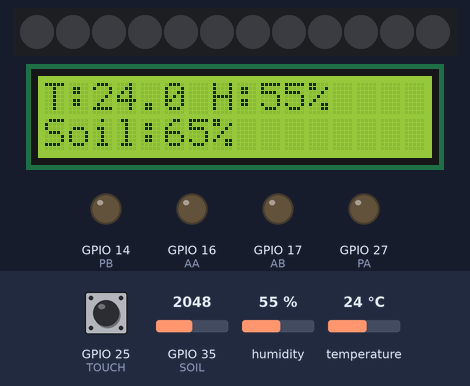
A sketch run on a simulated ESP32. On the bench: 12 RGB LEDs in strip order, left to right, 16×2 character LCD, output pins drawn as LEDs (lit = HIGH). The inputs (shaded band) are chosen by the test bench; at power-on: temperature 24 °C, GPIO 25 (TOUCH) LOW, GPIO 35 (SOIL) = 2048, humidity 55 %. Dim RGB values are drawn brighter than linear; WiFi joins after 1.5 s; servers stay silent unless stated; uploads are accepted with an empty reply; what the sketch prints to the serial monitor is not drawn.

Above: at 2.7 s.
2.8 s: temperature set to 12 °C
At 6.5 s:
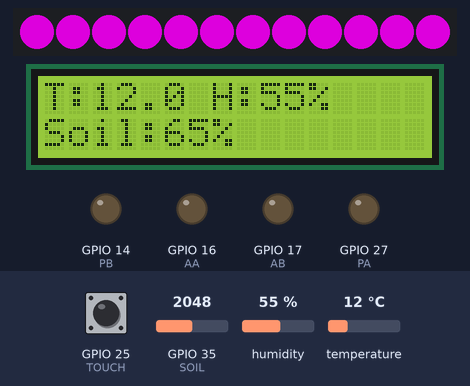
7.7 s: GPIO 25 (TOUCH) pulled HIGH for 1 s
At 8.5 s:
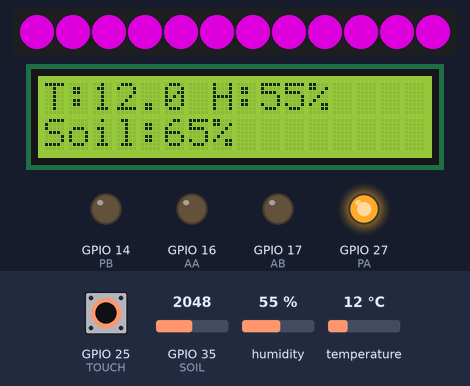
18.0 s: GPIO 35 (SOIL) set to 3086
At 19.3 s:
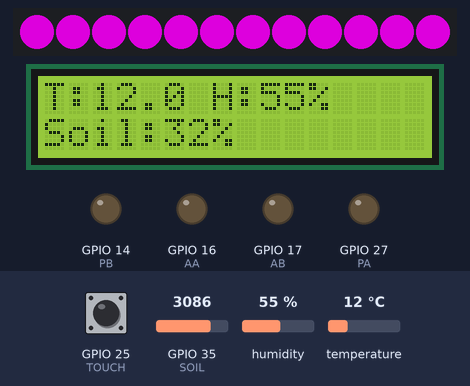
19.7 s: GPIO 35 (SOIL) set to 3178
At 21.4 s:
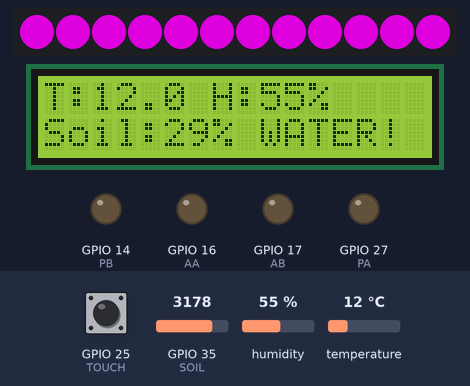
21.7 s: temperature set to 25 °C
At 22.5 s:
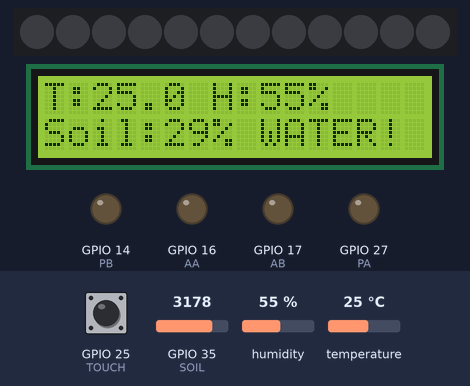
23.7 s: temperature set to 28 °C
At 26.9 s:
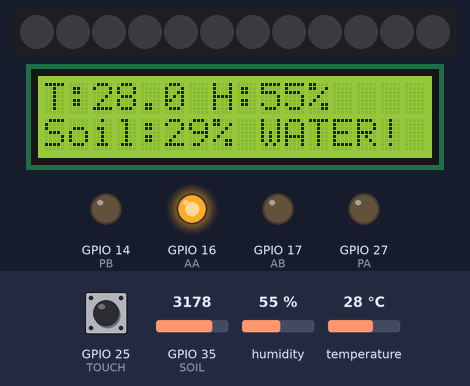
Timing chart, 0 to 28.4 s (numbered marks = the images above; inputs shaded):
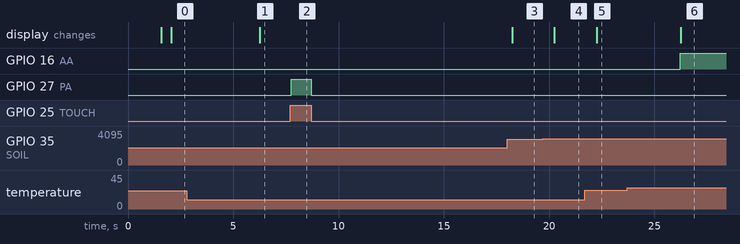

The sketch:

06_cloud_smartfarm.ino
```cpp
/*
  4단계 — 클라우드 스마트팜 (완성판)
  일은 세 가지 리듬으로 나눠서 해요 (delay 대신 millis 시계 사용):
    2초마다  → 센서 측정 + LCD + 자동 제어
    3초마다  → 앱 명령 확인 (버튼 반응이 빨라져요!)
    30초마다 → 구글 시트에 기록 (기록은 천천히 쌓여도 충분)

  ※ 앱 버튼 → 실제 동작까지 3~6초 정도 걸리는 게 정상이에요.
    (앱→시트는 즉시, 보드가 시트를 3초마다 확인 + 통신 왕복 시간)

  ── 배선 (05_auto_smartfarm과 동일 — README 배선 표 참고) ──
  토양수분 → A2 자리(GPIO35) / DHT11 → D2 자리(GPIO26)
  팬 → D4·D5 자리(17·16, 모터드라이버 MOTOR A) / 네오픽셀 → D9 자리(GPIO13)
  🆕 워터펌프 → D6·D7 자리(27·14, 모터드라이버 MOTOR B) / 터치센서 → D3 자리(GPIO25, VCC 3.3V!)
  LCD → SDA·SCL을 보드 핀(21·22)에 직접! (쉴드 A4·A5 줄은 안 돼요)

  ── 명령 (시트 설정!A1 ← 앱이 씀) ──
  AUTO / FAN_ON / FAN_OFF / LED_ON / LED_OFF

  ★ 바꿀 곳 3줄: WIFI_SSID · WIFI_PASS · URL
*/

// 통신 및 센서 제어를 위해 필요한 라이브러리들을 불러온다
#include <WiFi.h>               // 와이파이 연결용
#include <HTTPClient.h>         // 웹(구글 시트) 통신용
#include <DHT.h>                // 온습도 센서 제어용
#include <Adafruit_NeoPixel.h>  // 네오픽셀 LED 제어용
#include <LiquidCrystal_I2C.h>  // I2C 방식 LCD 제어용

// 보드에 연결된 핀 번호들
#define SOIL   35   // 토양수분 센서 (확장쉴드 A2 줄)
#define DHTPIN 26   // 온습도 센서 (확장쉴드 D2 줄)
#define AA 16       // 모터드라이버 팬A 방향1 (D5 줄)
#define AB 17       // 모터드라이버 팬A 방향2 (D4 줄)
#define PA 27       // 모터드라이버 워터펌프 방향1 (D6 줄 — 팬B 자리)
#define PB 14       // 모터드라이버 워터펌프 방향2 (D7 줄)
#define TOUCH 25    // 터치센서 SIG (D3 줄 — 누르는 동안 HIGH)
#define LEDPIN 13   // 네오픽셀 (D9 줄)
#define NUMLED 12   // 네오픽셀 LED 알갱이 개수

// 자동 제어 기준값
#define SOIL_DRY_RAW 4095  // ★ 01_soil로 잰 '공기 중(마름)' 아날로그 값 (이 키트 센서는 마를수록 커요!)
#define SOIL_WET_RAW 950   // ★ 01_soil로 잰 '물속(젖음)' 아날로그 값
#define TEMP_HIGH 26    // 이보다 더우면 팬
#define TEMP_LOW  21    // 이보다 추우면 보온등
#define HUMI_HIGH 80    // 이보다 습하면 환기(팬)
#define SOIL_WET  70    // 이보다 젖었으면 따뜻한 빛으로 말리기

// 와이파이·구글 시트 연결 정보 — ★ 내 것으로 바꾸세요!
const char* WIFI_SSID = "WiFi이름";   // ★ 와이파이 이름 (2.4GHz만 가능!)
const char* WIFI_PASS = "비밀번호";   // ★ 와이파이 비밀번호
const char* URL = "https://script.google.com/macros/s/XXXX/exec";  // ★ Apps Script 배포 주소 (/exec로 끝나는지 확인!)

// 센서·모듈 객체 생성
DHT dht(DHTPIN, DHT11);                                       // 온습도 센서 (핀, 종류)
Adafruit_NeoPixel led(NUMLED, LEDPIN, NEO_GRB + NEO_KHZ800);  // 네오픽셀
LiquidCrystal_I2C lcd(0x27, 16, 2);                           // LCD (주소 0x27, 16칸×2줄 — 안 나오면 0x3F)

// 팬을 켜고(true) 끄는(false) 함수
void fan(bool on) {
  // "on ? HIGH : LOW" = 조건 연산자: on이 참이면 HIGH, 거짓이면 LOW
  digitalWrite(AA, on ? HIGH : LOW); digitalWrite(AB, LOW);   // 팬A (MOTOR A)
}

// 워터펌프를 켜고(true) 끄는(false) 함수 — 팬과 원리가 똑같아요! (채널만 B)
void pump(bool on) {
  digitalWrite(PA, on ? HIGH : LOW); digitalWrite(PB, LOW);   // 펌프 (MOTOR B)
}

// 네오픽셀을 생장등(보라색)으로 켜고(true) 끄는(false) 함수
void warmLight(bool on) {
  for (int i = 0; i < NUMLED; i++)                          // LED 12개를 하나씩
    led.setPixelColor(i, on ? led.Color(255, 0, 255) : 0);  // 켜면 보라색(생장등 색!), 끄면 0
  led.show();                                               // 실제 LED에 반영
}

// 주소(url)로 GET 요청을 보내고, 서버의 응답 문자열을 받아오는 함수
String httpGET(String url) {
  HTTPClient http;
  http.begin(url);                                          // 통신 준비
  http.setFollowRedirects(HTTPC_FORCE_FOLLOW_REDIRECTS);    // 구글의 주소 자동이동(리다이렉트)을 따라가기 — 필수!
  http.GET();                                               // 요청 발사!
  String body = http.getString();                           // 서버가 보낸 응답 본문 읽기
  http.end();                                               // 통신 마무리
  body.trim();                                              // 응답 앞뒤의 공백·줄바꿈 제거
  return body;                                              // 결과 돌려주기
}

// 처음 한 번만 실행되는 초기화 구간
void setup() {
  Serial.begin(115200);                      // 시리얼 통신 시작
  pinMode(AA, OUTPUT); pinMode(AB, OUTPUT);  // 모터드라이버 핀 4개를 출력용으로
  pinMode(PA, OUTPUT); pinMode(PB, OUTPUT);  // (팬 핀 2개 + 펌프 핀 2개)
  pinMode(TOUCH, INPUT_PULLDOWN);            // 풀다운: 선이 빠지거나 접촉 불량이어도 LOW(꺼짐)로 읽혀 펌프 오작동 방지
  pump(false);                               // 시작할 땐 펌프 확실히 끄기
  dht.begin();                               // 온습도 센서 시작
  led.begin();                               // 네오픽셀 시작
  led.setBrightness(150);                    // 밝기 150 (최대 255)
  lcd.init();                                // LCD 초기화
  lcd.backlight();                           // 백라이트 켜기
  lcd.print("WiFi...");                      // 연결 중 표시

  WiFi.begin(WIFI_SSID, WIFI_PASS);          // 와이파이 연결 시도
  while (WiFi.status() != WL_CONNECTED) {    // 연결될 때까지 기다리기
    delay(500);
    Serial.print(".");                       // 0.5초마다 점 찍기
  }
  Serial.println(" WiFi OK!");               // 연결 성공!
  lcd.clear();
  lcd.print("Smart Farm OK!");               // LCD에도 성공 표시
}

// ── 최근 상태를 담아두는 변수들 (loop가 돌 때마다 새로 만들지 않고 계속 기억) ──
float t = 0, h = 0;        // 온도·습도
int soilPct = 0;           // 토양습도(%)
String cmd = "AUTO";       // 현재 명령 (시작은 자동 모드)
int dryLimit = 30;         // 급수 알림 기준(%) — 앱 슬라이더로 바뀌어요
unsigned long lastRead = 0, lastPoll = 0, lastUpload = 0;   // 세 가지 일의 "마지막 실행 시각"

// 서버 응답("AUTO,30" 모양)에서 명령·기준값을 꺼내 적용하는 함수
// — 명령 폴링과 업로드가 같은 모양으로 응답하므로 둘 다 이 함수 하나로!
void handleReply(String r) {
  int comma = r.indexOf(',');        // 쉼표(,)의 위치 찾기
  if (comma <= 0) return;            // 쉼표가 없으면(통신 실패 등) 이전 값 유지하고 종료
  String c = r.substring(0, comma);  // 쉼표 앞부분 = 명령이어야 해요 (예: "AUTO")

  // 아는 명령이 아니면 무시! — URL이 다른 서버(잘못된 배포 주소)를 가리키면
  // {"success":true,...} 같은 JSON이 와요. 그걸 명령으로 오해하지 않게 걸러냅니다.
  if (c != "AUTO" && c != "FAN_ON" && c != "FAN_OFF" && c != "LED_ON" && c != "LED_OFF") {
    Serial.println("⚠ 서버 응답이 '명령,기준값' 형식이 아니에요! URL이 07 스크립트의 /exec 주소가 맞는지 확인하세요");
    return;
  }
  cmd = c;                                      // 명령 적용
  dryLimit = r.substring(comma + 1).toInt();    // 쉼표 뒷부분 = 기준값 (예: 30, 문자열→정수 변환)

  // 수동 명령이면 바로 실행
  if (cmd == "FAN_ON")  fan(true);       // 팬 강제 켜기
  if (cmd == "FAN_OFF") fan(false);      // 팬 강제 끄기
  if (cmd == "LED_ON")  warmLight(true); // 생장등 강제 켜기
  if (cmd == "LED_OFF") warmLight(false);// 생장등 강제 끄기
}

// 무한 반복 구간 — millis()는 "전원 켜진 뒤 지난 시간(ms)"을 알려주는 시계예요.
// delay와 달리 기다리는 동안 다른 일을 할 수 있어요!
void loop() {
  // ── ⓪ 매번: 터치 급수 — 누르는 동안만 펌프 ON ──
  //    WiFi가 통신할 때 생기는 전기 노이즈에 한 방에 반응하지 않도록
  //    50ms 이상 "연속으로" 눌려 있을 때만 켜요 (떼면 바로 꺼짐)
  //    (통신하는 순간엔 잠깐 멈출 수 있어요 — 3~30초마다 1번, 정상이에요)
  static unsigned long touchSince = 0;          // 터치가 시작된 시각 (0 = 안 누르는 중)
  if (digitalRead(TOUCH) == HIGH) {
    if (touchSince == 0) touchSince = millis(); // 방금 눌렀네 — 시각 기록
    pump(millis() - touchSince >= 50);          // 50ms 넘게 눌려 있으면 급수
  } else {
    touchSince = 0;
    pump(false);
  }

  // ── ① 2초마다: 측정 + LCD + 자동 제어 ─────────
  if (millis() - lastRead >= 2000) {     // 마지막 측정 후 2초가 지났으면
    lastRead = millis();                 // 지금 시각을 기록해 두고
    float nt = dht.readTemperature();    // 새 온도 읽기
    float nh = dht.readHumidity();       // 새 습도 읽기
    if (!isnan(nt)) t = nt;              // 측정 성공했을 때만 저장 (실패=nan이면 이전 값 유지)
    if (!isnan(nh)) h = nh;
    // 2점 보정: 마른 값→0%, 젖은 값→100% (방향이 반대인 센서도 map이 알아서 처리)
    soilPct = constrain(map(analogRead(SOIL), SOIL_DRY_RAW, SOIL_WET_RAW, 0, 100), 0, 100);
    Serial.printf("T %.1f  H %.0f  Soil %d%%  cmd:%s\n", t, h, soilPct, cmd.c_str());

    // 자동 모드일 때만: 더우면·습하면 팬 / 추우면·과습이면 생장등 (05와 같은 규칙!)
    if (cmd == "AUTO") {
      fan((t > TEMP_HIGH) || (h > HUMI_HIGH));               // || 는 "또는"
      warmLight((t < TEMP_LOW) || (soilPct > SOIL_WET));
    }

    // LCD 상황판 — 1줄: 온습도 / 2줄: 토양습도 (+ 급수 알림)
    lcd.clear();                          // 이전 글자 지우기
    lcd.setCursor(0, 0);                  // 첫째 줄 처음으로
    lcd.print("T:");   lcd.print(t, 1);   // 온도 (소수점 1자리)
    lcd.print(" H:");  lcd.print(h, 0); lcd.print("%");  // 습도 (정수)
    lcd.setCursor(0, 1);                  // 둘째 줄 처음으로
    lcd.print("Soil:"); lcd.print(soilPct); lcd.print("%");  // 토양습도
    if (soilPct < dryLimit) {             // 기준보다 마르면
      lcd.setCursor(9, 1);                // 둘째 줄 오른쪽에
      lcd.print("WATER!");                // 💧 물 주세요! (앱에도 경고가 떠요)
    }
  }

  // ── ② 3초마다: 앱 명령 확인 (빠른 반응!) ──────
  if (millis() - lastPoll >= 3000) {
    lastPoll = millis();
    handleReply(httpGET(String(URL) + "?mode=cmd"));   // 응답: "AUTO,30" (명령,기준값)
  }

  // ── ③ 30초마다: 구글 시트에 기록 ──────────────
  //    업로드 응답에도 "명령,기준값"이 실려 와요 — 통신 1번으로 두 가지 일!
  if (millis() - lastUpload >= 30000) {
    lastUpload = millis();
    lastPoll = millis();                 // 방금 명령도 받았으니 다음 폴링은 3초 뒤로 미루기
    // 주소 뒤에 ?이름=값&이름=값 형태로 측정값을 붙여서 전송
    String up = String(URL)
      + "?soil=" + String(soilPct)
      + "&temp=" + String(t)
      + "&humi=" + String(h);
    String r = httpGET(up);              // 전송하고 응답 받기
    Serial.println("upload: " + r);      // 응답 확인 (예: "AUTO,30")
    handleReply(r);                      // 응답 속 명령·기준값도 적용
  }
}
```

Measured:
- the behaviour switches between 3151 and 3152 on GPIO 35 (SOIL) (found by bisection; images 3 and 4)
- the behaviour switches between 26 and 27 °C on temperature (found by bisection; images 5 and 6)
- after the input at 2.8 s, the display: changes after 3.4 s (image 1)
- after the input at 7.7 s, GPIO 27 (PA): LOW → HIGH after 0.05 s, → LOW 0.95 s later
- after the input at 18.0 s, the display: changes after 0.25 s (image 3)
- after the input at 19.7 s, the display: changes after 0.53 s (image 4)
- after the input at 21.7 s, the display: changes after 0.55 s (image 5)
- after the input at 23.7 s, GPIO 16 (AA): LOW → HIGH after 2.5 s; the display: changes after 2.6 s (image 6)
